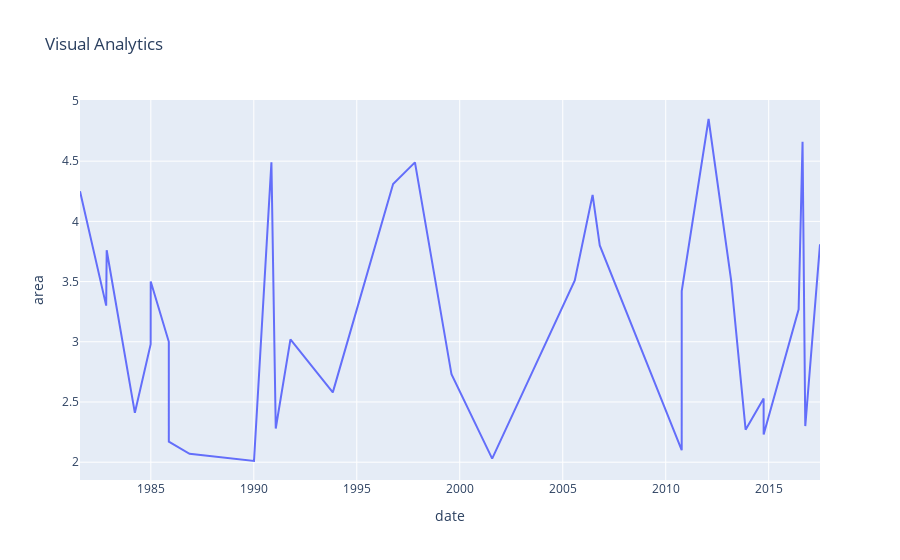

The code cell stored with this chart in its notebook:
### Code cell
fig = graph_tool.getGraph(df, x_column='start',y_column='area')
fig.show()

### Figure 1 — Plotly figure (JSON) as saved in the notebook; plotly's stock layout.template omitted (floating-point values rounded to 4 significant figures)
{"data": [{"hovertemplate": "date=%{x}<br>area=%{y}<extra></extra>", "legendgroup": "", "line": {"color": "#636efa", "dash": "solid"}, "mode": "lines", "name": "", "orientation": "v", "showlegend": false, "type": "scatter", "x": ["1981-07-24T19:00:00", "1982-11-01T02:00:00", "1982-11-10T04:00:00", "1984-03-23T19:00:00", "1984-12-29T03:00:00", "1984-12-30T01:00:00", "1985-11-16T00:00:00", "1985-11-16T02:00:00", "1986-11-18T15:00:00", "1990-01-04T14:00:00", "1990-01-04T14:00:00", "1990-11-09T11:00:00", "1991-01-25T05:00:00", "1991-10-12T19:00:00", "1993-11-01T23:00:00", "1996-10-06T11:00:00", "1997-10-28T21:00:00", "1999-08-07T15:00:00", "2001-07-29T04:00:00", "2005-08-02T05:00:00", "2006-06-14T08:00:00", "2006-10-19T11:00:00", "2010-10-11T08:00:00", "2010-10-11T23:00:00", "2012-01-31T00:00:00", "2013-03-06T05:00:00", "2013-11-17T16:00:00", "2014-10-03T01:00:00", "2014-10-03T16:00:00", "2016-06-15T03:00:00", "2016-08-23T12:00:00", "2016-10-10T20:00:00", "2017-06-28T23:00:00"], "xaxis": "x", "y": [4.25, 3.3, 3.76, 2.41, 2.98, 3.5, 3, 2.17, 2.07, 2.01, 2.01, 4.49, 2.28, 3.02, 2.58, 4.31, 4.49, 2.73, 2.03, 3.51, 4.22, 3.8, 2.1, 3.42, 4.85, 3.51, 2.27, 2.53, 2.23, 3.27, 4.66, 2.3, 3.81], "yaxis": "y"}], "layout": {"legend": {"tracegroupgap": 0}, "title": {"text": "Visual Analytics"}, "xaxis": {"anchor": "y", "domain": [0, 1], "title": {"text": "date"}}, "yaxis": {"anchor": "x", "domain": [0, 1], "title": {"text": "area"}}}}
